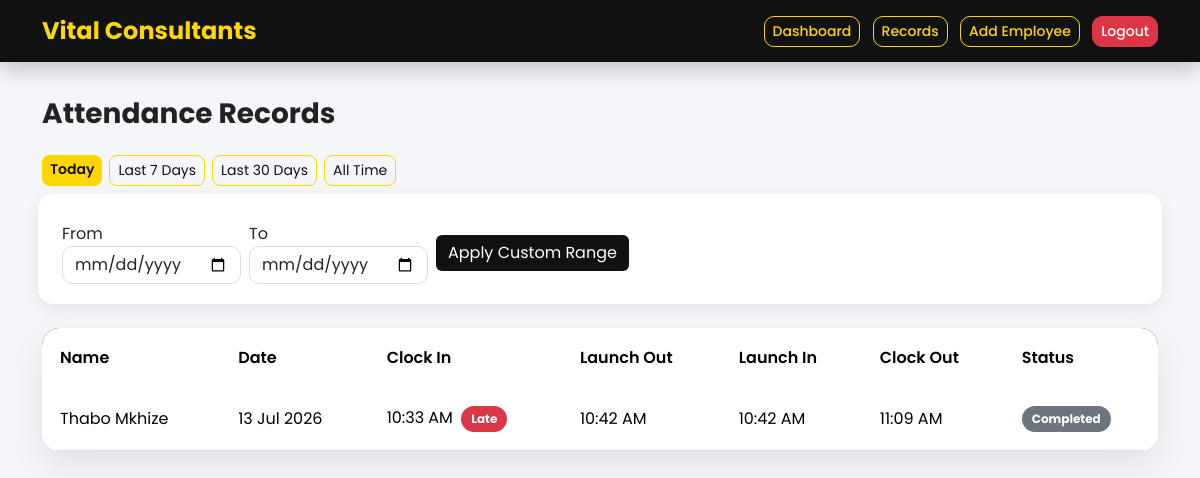
Screenshot of /records.php (signed in) with the database file from the repository.
### tables this page shows
CREATE TABLE `attendance` (
  `id` int(11) NOT NULL,
  `user_id` int(11) NOT NULL,
  `date` date NOT NULL,
  `clock_in` time DEFAULT NULL,
  `lunch_out` time DEFAULT NULL,
  `lunch_in` time DEFAULT NULL,
  `clock_out` time DEFAULT NULL,
  `is_late` tinyint(1) DEFAULT 0,
  `lunch_late_minutes` int(11) DEFAULT 0
);

CREATE TABLE `users` (
  `id` int(11) NOT NULL,
  `name` varchar(100) NOT NULL,
  `email` varchar(150) DEFAULT NULL,
  `password` varchar(255) DEFAULT NULL,
  `pin` varchar(4) DEFAULT NULL,
  `role` enum('admin','employee') NOT NULL DEFAULT 'employee',
  `created_at` timestamp NOT NULL DEFAULT current_timestamp()
);

### records.php (the view, shortened to what this page needs)
<?php
require_once('config/db.php');
$range = $_GET['range'] ?? 'today';
$fromDate = $_GET['from'] ?? '';
$toDate = $_GET['to'] ?? '';
$where = "";
$activeRange = $range;
if ($range === 'custom' && $fromDate && $toDate) {
    $fromDate = $conn->real_escape_string($fromDate);
    $toDate = $conn->real_escape_string($toDate);
    $where = "WHERE a.date BETWEEN '$fromDate' AND '$toDate'";
} else {
    switch ($range) {
        case 'today':
        default:
            $where = "WHERE a.date = CURDATE()";
            $activeRange = 'today';
            break;
    }
}
$records = $conn->query("
    SELECT u.name, a.date, a.clock_in, a.lunch_out, a.lunch_in, a.clock_out, a.is_late, a.lunch_late_minutes
    FROM attendance a
    JOIN users u ON a.user_id = u.id
    $where
    ORDER BY a.date DESC, a.clock_in DESC
");
?>
<!DOCTYPE html>
<html lang="en">
<head>
    <link href="https://cdn.jsdelivr.net/npm/bootstrap@5.3.3/dist/css/bootstrap.min.css" rel="stylesheet">
</head>
<body>
<nav class="navbar navbar-expand-lg navbar-dark bg-dark">
    <div class="container">
        <a class="navbar-brand" href="dashboard.php">Vital Consultants</a>
        <div>
            <a href="dashboard.php" class="btn btn-outline-light btn-sm me-2">Dashboard</a>
            <a href="records.php" class="btn btn-outline-light btn-sm me-2">Records</a>
            <a href="add_employee.php" class="btn btn-outline-light btn-sm me-2">Add Employee</a>
            <a href="logout.php" class="btn btn-danger btn-sm">Logout</a>
        </div>
    </div>
</nav>
<div class="container">
    <h3 class="mb-4">Attendance Records</h3>
    <div class="btn-group mb-3">
        <a href="records.php?range=today" class="btn btn-sm <?= $activeRange === 'today' ? 'btn-primary' : 'btn-outline-primary' ?>">Today</a>
        <a href="records.php?range=week" class="btn btn-sm <?= $activeRange === 'week' ? 'btn-primary' : 'btn-outline-primary' ?>">Last 7 Days</a>
        <a href="records.php?range=month" class="btn btn-sm <?= $activeRange === 'month' ? 'btn-primary' : 'btn-outline-primary' ?>">Last 30 Days</a>
        <a href="records.php?range=all" class="btn btn-sm <?= $activeRange === 'all' ? 'btn-primary' : 'btn-outline-primary' ?>">All Time</a>
    </div>
    <form method="GET" action="records.php" class="row g-2 mb-4 align-items-center">
        <div class="col-auto">
            <label class="form-label mb-0 me-1">From</label>
            <input type="date" name="from" value="<?= htmlspecialchars($fromDate) ?>" class="form-control" required>
        </div>
        <div class="col-auto">
            <label class="form-label mb-0 me-1">To</label>
            <input type="date" name="to" value="<?= htmlspecialchars($toDate) ?>" class="form-control" required>
        </div>
        <div class="col-auto">
            <button type="submit" class="btn btn-secondary">Apply Custom Range</button>
        </div>
    </form>
    <div class="card">
        <div class="card-body p-0">
            <table class="table mb-0">
                <thead>
                    <tr>
                        <th>Name</th>
                        <th>Date</th>
                        <th>Clock In</th>
                        <th>Launch Out</th>
                        <th>Launch In</th>
                        <th>Clock Out</th>
                        <th>Status</th>
                    </tr>
                </thead>
                <tbody>
                    <?php if ($records->num_rows === 0): ?>
                        <tr><td colspan="5" class="text-center text-muted">No records found for this period.</td></tr>
                    <?php else: ?>
                       <?php while ($row = $records->fetch_assoc()): ?>
    <tr>
        <td><?= htmlspecialchars($row['name']) ?></td>
        <td><?= date('d M Y', strtotime($row['date'])) ?></td>
        <td>
            <?= $row['clock_in'] ? date('h:i A', strtotime($row['clock_in'])) : '-' ?>
            <?php if ($row['is_late']): ?>
                <span class="badge bg-danger ms-1">Late</span>
                   <?php endif; ?>
             </td>
             <td><?= $row['lunch_out'] ? date('h:i A', strtotime($row['lunch_out'])) : '-' ?></td>
        <td>
            <?= $row['lunch_in'] ? date('h:i A', strtotime($row['lunch_in'])) : '-' ?>
        </td>
        <td><?= $row['clock_out'] ? date('h:i A', strtotime($row['clock_out'])) : '-' ?></td>
        <td>
            <?php if ($row['clock_out'] === null): ?>
                <span class="badge bg-success">Still In</span>
            <?php else: ?>
                <span class="badge bg-secondary">Completed</span>
            <?php endif; ?>
        </td>
    </tr>
<?php endwhile; ?>
                    <?php endif; ?>
                </tbody>
            </table>
        </div>
    </div>
</div>
</body>
</html>

### records.php (style rules this page uses)
* { margin:0; padding:0; box-sizing:border-box; font-family:'Poppins',sans-serif; }
body { background:#f5f6fa; }
.navbar { background:#111 !important; box-shadow:0 8px 20px rgba(0,0,0,.2); margin-bottom:35px; }
.navbar-brand { color:#FFD700 !important; font-size:24px; font-weight:700; }
.navbar .btn { border-radius:10px; font-weight:500; }
.btn-outline-light { color:#FFD700; border:1px solid #FFD700; }
.btn-danger { border-radius:10px; }
h3 { font-weight:700; color:#222; margin-bottom:25px; }
.btn-group .btn { border-radius:8px !important; margin-right:8px; }
.btn-primary { background:#FFD700; color:#111; border:none; font-weight:600; }
.btn-outline-primary { border-color:#FFD700; color:#111; }
form { background:#fff; padding:20px; border-radius:15px; box-shadow:0 5px 15px rgba(0,0,0,.08); margin-bottom:25px; }
.form-control { border-radius:10px; border:1px solid #ddd; }
.btn-secondary { background:#111; border:none; }
.card { border:none; border-radius:18px; overflow:hidden; box-shadow:0 15px 35px rgba(0,0,0,.08); }
.table { margin:0; }
.table thead { background:#111; color:#FFD700; }
.table thead th { padding:18px; border:none; font-weight:600; }
.table tbody td { padding:18px; vertical-align:middle; }
.table tbody tr { transition:.3s; }
.badge { padding:7px 10px; border-radius:30px; font-size:12px; }
.bg-secondary { background:#6c757d !important; }
.bg-danger { background:#dc3545 !important; }

### rows the page displays
attendance: user.name "Thabo Mkhize", date "13 Jul 2026", clock_in "10:33 AM", is_late "Late", lunch_out "10:42 AM", lunch_in "10:42 AM", clock_out "11:09 AM", shows "Completed"
